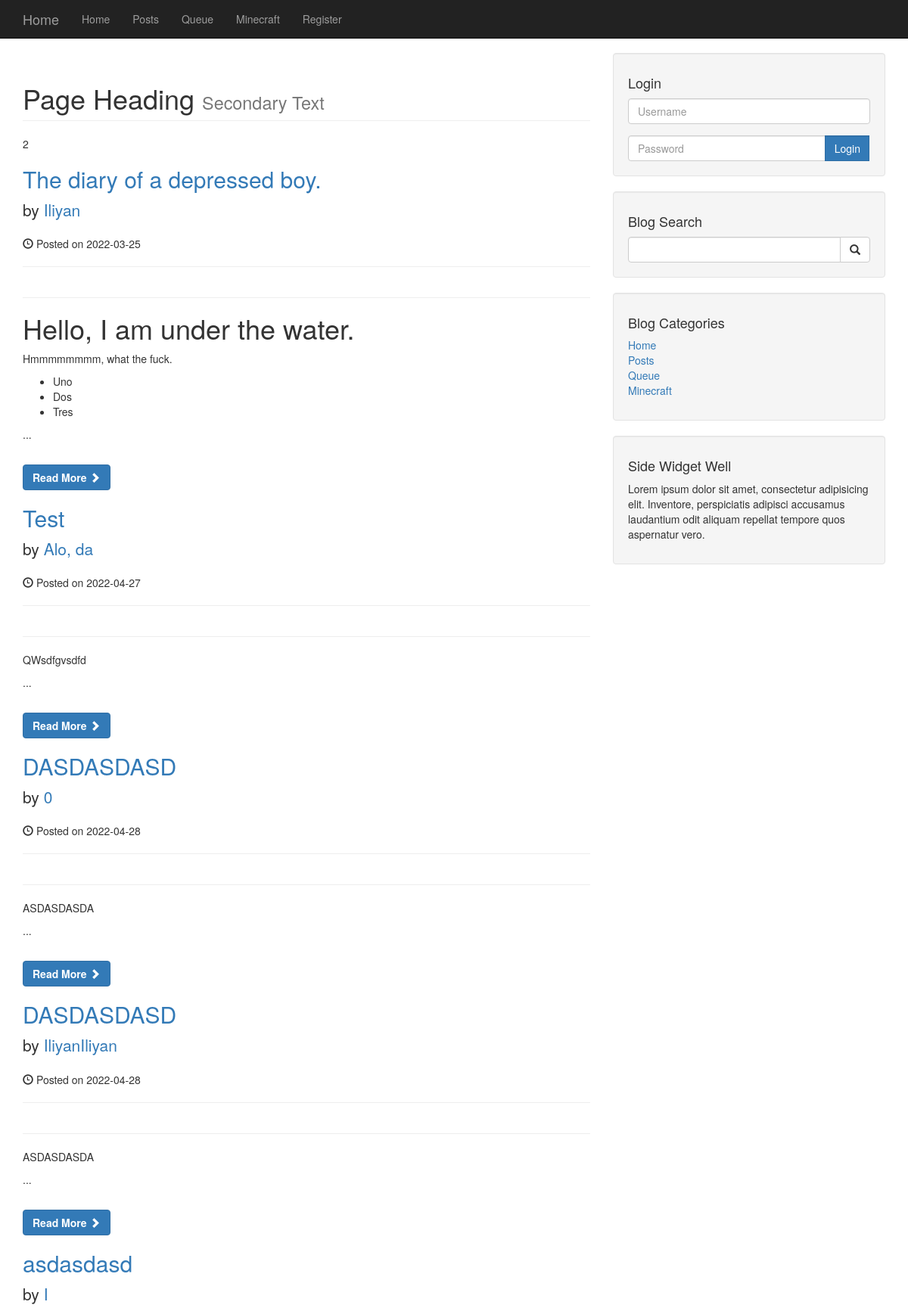
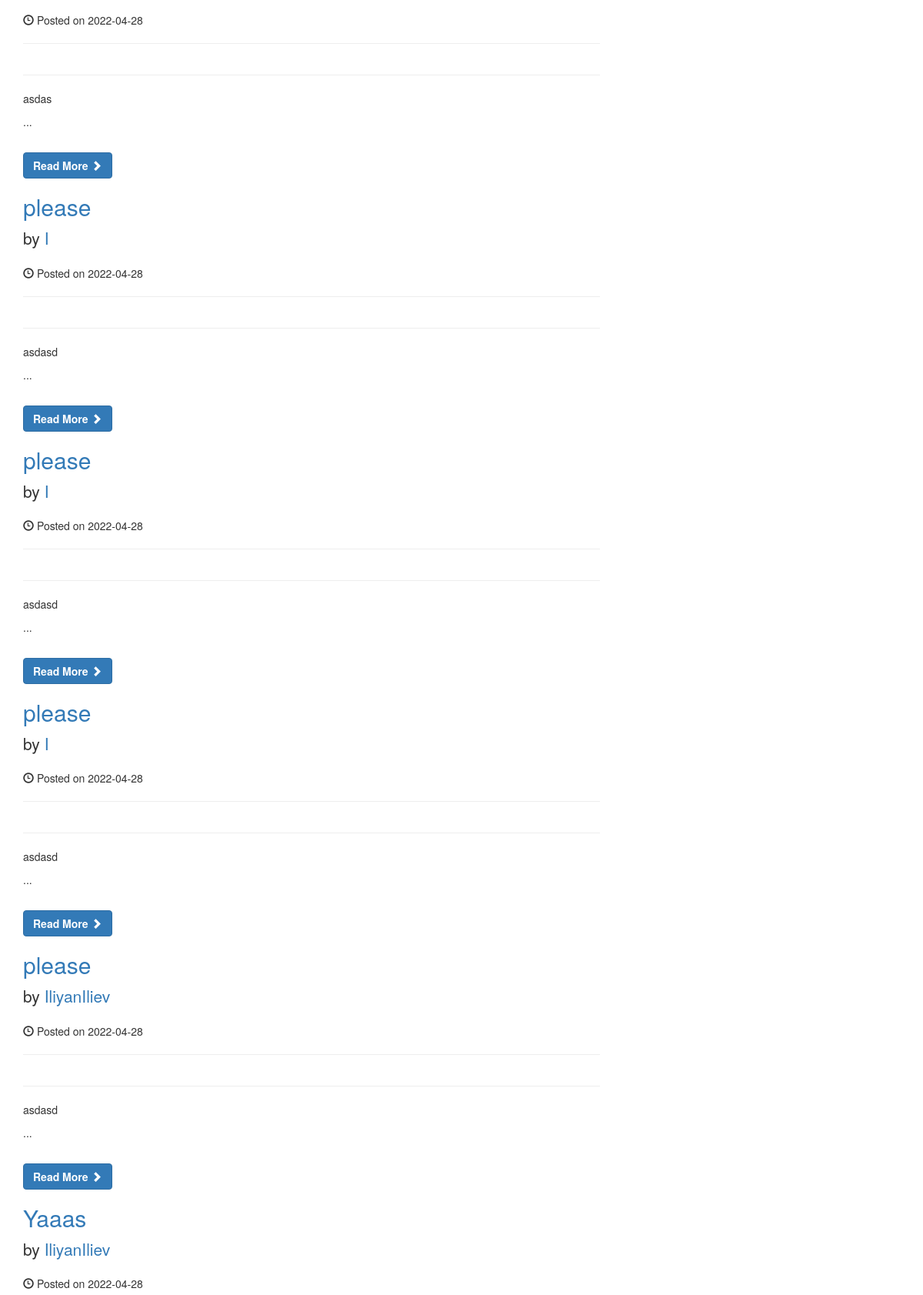
The page / (upper part) on the database its author committed (2 pictures, top to bottom).
### tables this page shows
CREATE TABLE `categories` (
  `cat_id` int(3) NOT NULL,
  `cat_title` varchar(255) NOT NULL
);

CREATE TABLE `posts` (
  `post_id` int(3) NOT NULL,
  `post_category_id` int(3) NOT NULL,
  `post_title` varchar(255) NOT NULL,
  `post_author` varchar(255) NOT NULL,
  `post_date` date NOT NULL,
  `post_image` text NOT NULL,
  `post_content` text NOT NULL,
  `post_tags` varchar(255) NOT NULL,
  `post_comment_count` int(11) NOT NULL,
  `post_status` varchar(255) NOT NULL DEFAULT 'draft'
);

### index.php (the view, shortened to what this page needs)
<?php
    include('includes/db.php');
    include('includes/header.php');
    include('includes/navigation.php');
?>
<div class="container">
    <div class="row">
        <div class="col-md-8">
            <h1 class="page-header">
                Page Heading
                <small>Secondary Text</small>
            </h1>
            <?php
            $per_page = 10;
            if(isset($_GET['page'])){
                $page = $_GET['page'];
            }else{
                $page = "";
            }
            if($page == "" || $page == 1){
                $page_1 = 0;
            }else{
                $page_1 = ($page * $per_page) - $per_page;
            }
            $post_count = "SELECT * FROM posts WHERE post_status = 'published'";
            $find_count = mysqli_query($connection, $post_count);
            $count = mysqli_num_rows($find_count);
            echo $pages_num = ceil($count / $per_page);
            $query = "SELECT * FROM posts WHERE post_status = 'published' LIMIT $page_1, $per_page";
            $select_all_posts_query = mysqli_query($connection, $query);
            while($row = mysqli_fetch_assoc($select_all_posts_query)){
                $post_id = $row['post_id'];
                $post_title = $row['post_title'];
                $post_author = $row['post_author'];
                $post_date = $row['post_date'];
                $post_content = substr($row['post_content'], 0, 150);
            ?>
            <h2>
                <a href="post.php?post_id=<?php echo $post_id; ?>"><?php echo $post_title; ?></a>
            </h2>
            <p class="lead">
                by <a href="author.php?author=<?php echo $post_author; ?>"><?php echo $post_author; ?></a>
            </p>
            <p><span class="glyphicon glyphicon-time"></span> Posted on <?php echo $post_date; ?></p>
            <hr>
            <hr>
            <p style="word-break: break-word;"><?php echo $post_content . "..."; ?></p><br>
            <a class="btn btn-primary" href="post.php?post_id=<?php echo $post_id; ?>"><strong>Read More </strong><span class="glyphicon glyphicon-chevron-right"></a>
            <?php } ?>
        </div>
        <?php include('includes/sidebar.php'); ?>
        <?php include('includes/footer.php'); ?>

### includes/navigation.php (shortened to what this page needs)
<nav class="navbar navbar-inverse navbar-fixed-top" role="navigation">
    <div class="container">
        <div class="navbar-header">
            <a class="navbar-brand" href="index.php">Home</a>
        </div>
        <div class="collapse navbar-collapse" id="bs-example-navbar-collapse-1">
            <ul class="nav navbar-nav">
            <?php
            $query = "SELECT * FROM categories";
            $select_all_categories_query = mysqli_query($connection, $query);
            while($row = mysqli_fetch_assoc($select_all_categories_query)){
                $cat_title = $row['cat_title'];
                echo "<li><a href='#'>{$cat_title}</a></li>";
            }
            ?>
            <li><a href="registration.php">Register</a><li>
            </ul>
        </div>
    </div>
</nav>

### includes/sidebar.php (shortened to what this page needs)
<div class="col-md-4">
    <div class="well">
        <h4>Login</h4>
        <form action="includes/login.php" method="POST">
            <div class="form-group">
                <input name="username" type="text" class="form-control" placeholder="Username">
            </div>
            <div class="input-group">
                <input name="password" type="password" class="form-control" placeholder="Password">
                <span class="input-group-btn">
                    <input value="Login" name="login" type="submit" class="form-control btn btn-primary">
                </span>
            </div>
        </form>
    </div>
    <div class="well">
        <form method="POST" action="search.php">
            <h4>Blog Search</h4>
            <div class="input-group">
                <input name="search" type="text" class="form-control">
                <span class="input-group-btn">
                    <button name="submit" class="btn btn-default" type="button">
                        <span class="glyphicon glyphicon-search"></span>
                    </button>
                </span>
            </div>
        </form>
    </div>
    <?php
        $query = "SELECT * FROM categories";
        $select_all_categories_query = mysqli_query($connection, $query);
    ?>
    <div class="well">
        <h4>Blog Categories</h4>
        <div class="row">
            <div class="col-lg-12">
                <ul class="list-unstyled">
                    <?php
                        while($row = mysqli_fetch_assoc($select_all_categories_query)){
                            $cat_id = $row['cat_id'];
                            $cat_title = $row['cat_title'];
                            echo "<li><a href='category.php?category=$cat_id'>{$cat_title}</a></li>";
                        }
                    ?>
                </ul>
            </div>
        </div>
    </div>
    <?php include "widget.php"; ?>
</div>
</div>

### css/blog-home.css (style rules this page uses)
body { padding-top: 70px; }

### rows shown on the page
categories: cat_title "Home"
categories: cat_title "Posts"
categories: cat_title "Queue"
categories: cat_title "Minecraft"
posts: post_title "The diary of a depressed boy.", post_author "Iliyan", post_date "2022-03-25", post_content "Hello, I am under the water. Hmmmmmmmm, what the fuck. Uno Dos Tres"
posts: post_title "Test", post_author "Alo, da", post_date "2022-04-27", post_content "QWsdfgvsdfd"
posts: post_title "DASDASDASD", post_author "0", post_date "2022-04-28", post_content "ASDASDASDA"
posts: post_title "DASDASDASD", post_author "IliyanIliyan", post_date "2022-04-28", post_content "ASDASDASDA"
posts: post_title "asdasdasd", post_author "I", post_date "2022-04-28", post_content "asdas"
posts: post_title "please", post_author "I", post_date "2022-04-28", post_content "asdasd"
posts: post_title "please", post_author "I", post_date "2022-04-28", post_content "asdasd"
posts: post_title "please", post_author "I", post_date "2022-04-28", post_content "asdasd"
posts: post_title "please", post_author "IliyanIliev", post_date "2022-04-28", post_content "asdasd"
posts: post_title "Yaaas", post_author "IliyanIliev", post_date "2022-04-28"

### other values the page prints
$pages_num = ceil($count / $per_page) "2"
